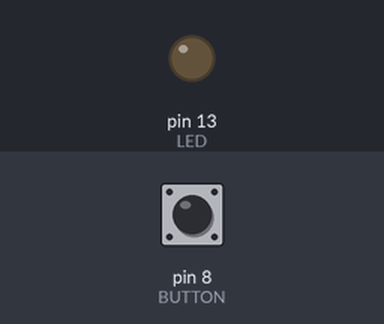
Bench run of a sketch on a simulated Arduino Uno, built with avr-gcc and run on an emulated ATmega328P. Parts: output pins drawn as LEDs (lit = HIGH). The inputs (shaded band) are chosen by the test bench; at power-on: pin 8 (BUTTON) LOW.

Above: at 1.2 s.
1.3 s: pin 8 (BUTTON) pulled HIGH for 0.15 s
At 2.3 s:
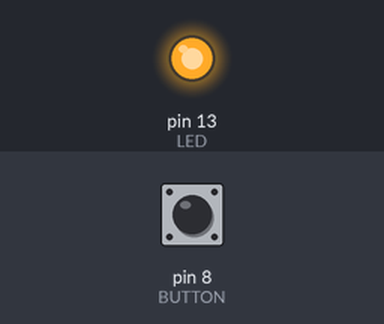
2.9 s: pin 8 (BUTTON) pulled HIGH for 1 s
At 4.8 s:
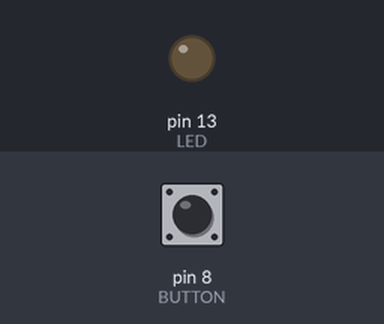
5.4 s: pin 8 (BUTTON) pulled HIGH for 3.2 s
At 9.6 s:
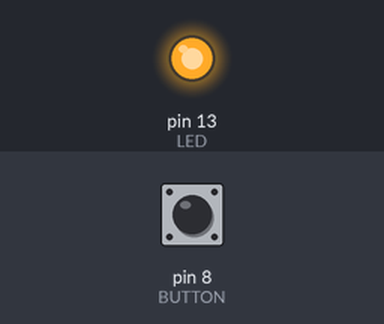
Timing chart, 0 to 11.1 s (numbered marks = the images above; inputs shaded):
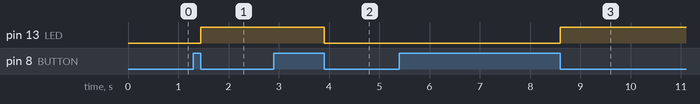

Measured:
- after the input at 1.3 s, pin 13 (LED): LOW → HIGH after 0.15 s
- after the input at 2.9 s, pin 13 (LED): HIGH → LOW after 1.0 s
- after the input at 5.4 s, pin 13 (LED): LOW → HIGH after 3.2 s

The sketch:

lab5.ino
```cpp
int LED  = 13;
int BUTTON = 8;
boolean isPush = false;

void setup() {
pinMode(LED,OUTPUT);
pinMode(BUTTON,INPUT);
}

void loop() {
  int buttonState = digitalRead(BUTTON);
  if(buttonState == HIGH)
  {
      isPush = !isPush;
      if(isPush == true)
      {
         while(digitalRead(BUTTON) == HIGH)
         {
           delay(1);
         }
         digitalWrite(LED,HIGH);
      }

      else if(isPush == false)
      {
          while(digitalRead(BUTTON) == HIGH)
          {
            delay(1);
          }
         digitalWrite(LED,LOW);
      }
  }
}
```
